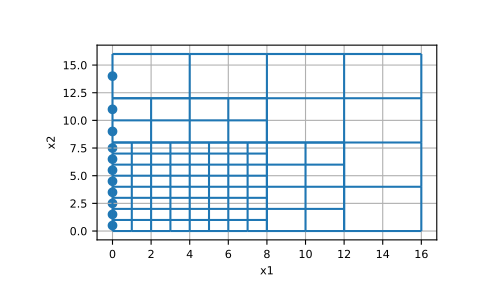

Write Python code to recreate this figure.
# Here, we construct a small 2D tree mesh and return the indices
# of the x and y-boundary faces.

from discretize import TreeMesh
from discretize.utils import refine_tree_xyz
import numpy as np
import matplotlib.pyplot as plt

hx = np.ones(16)
hy = np.ones(16)
mesh = TreeMesh([hx, hy])
mesh.refine_ball([4.0,4.0], [4.0], [4])
ind_Bx1, ind_Bx2, ind_By1, ind_By2 = mesh.face_boundary_indices

ax = plt.subplot(111)
mesh.plot_grid(ax=ax)
ax.scatter(*mesh.faces_x[ind_Bx1].T)
plt.show()
